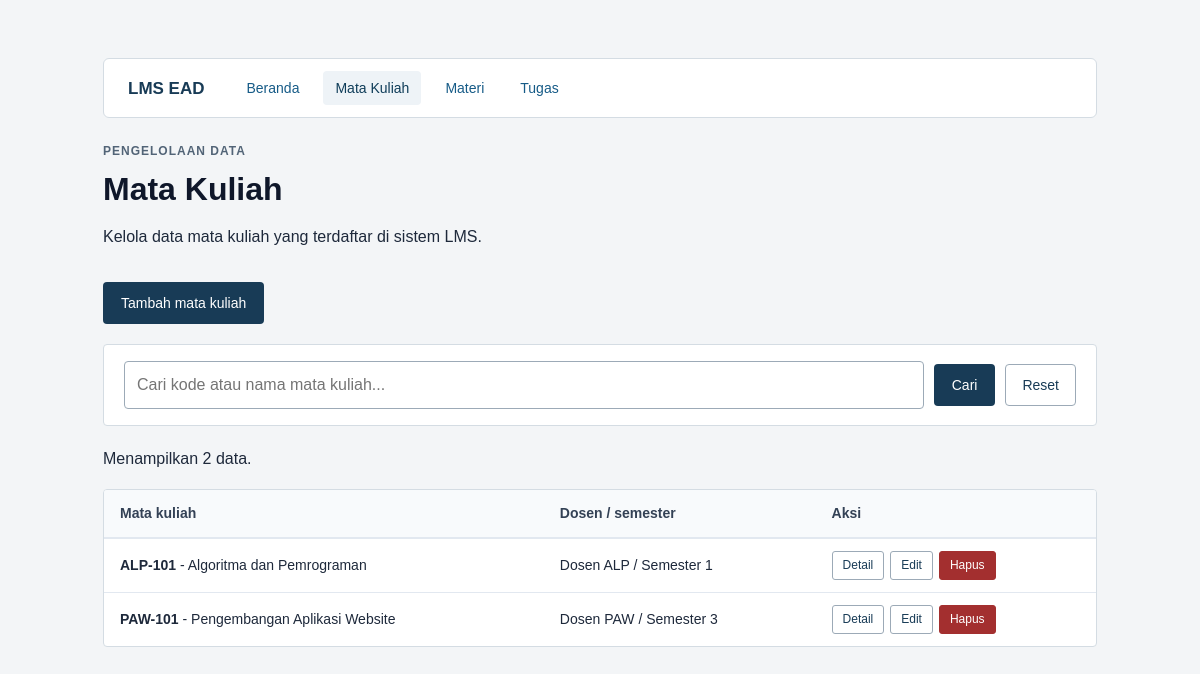
The app's page /daftar_mata_kuliah.php with its own data.
### tables this page shows
CREATE TABLE mata_kuliah (
    id INT UNSIGNED AUTO_INCREMENT PRIMARY KEY,
    kode VARCHAR(20) NOT NULL UNIQUE,
    nama VARCHAR(100) NOT NULL,
    dosen VARCHAR(100) NOT NULL,
    semester TINYINT UNSIGNED NOT NULL
);

### koneksi.php (called while the page is built, shortened)
<?php
function e($string) {
    return htmlspecialchars((string)$string, ENT_QUOTES, 'UTF-8');
}

### daftar_mata_kuliah.php (the view, shortened to what this page needs)
<?php
require 'koneksi.php';
$cari = trim($_GET['cari'] ?? '');
if ($cari !== '') {
    $stmt = $conn->prepare("SELECT * FROM mata_kuliah WHERE kode LIKE ? OR nama LIKE ? ORDER BY kode ASC");
    $param_cari = '%' . $cari . '%';
    $stmt->bind_param('ss', $param_cari, $param_cari);
    $stmt->execute();
    $hasil = $stmt->get_result();
} else {
    $stmt = $conn->prepare("SELECT * FROM mata_kuliah ORDER BY kode ASC");
    $stmt->execute();
    $hasil = $stmt->get_result();
}
$total_data = $hasil->num_rows;
?>
<!DOCTYPE html>
<html lang="id">
<head>
    <link rel="stylesheet" href="style.css">
</head>
<body>
<main>
    <?php require 'navbar.php'; ?>
    <p class="label">PENGELOLAAN DATA</p>
    <h1>Mata Kuliah</h1>
    <p>Kelola data mata kuliah yang terdaftar di sistem LMS.</p>
    <p>
        <a class="tombol" href="tambah_mata_kuliah.php">Tambah mata kuliah</a>
    </p>
    <form method="get" class="pencarian">
        <input type="text" name="cari" placeholder="Cari kode atau nama mata kuliah..." value="<?= e($cari) ?>">
        <button type="submit">Cari</button>
        <a href="daftar_mata_kuliah.php">Reset</a>
    </form>
    <p>Menampilkan <?= $total_data ?> data.</p>
    <?php if ($total_data === 0): ?>
        <div class="kosong">
            <p>Data tidak ditemukan. Coba kata kunci lain.</p>
            <p><a href="daftar_mata_kuliah.php" class="tombol tombol-outline">Reset Pencarian</a></p>
        </div>
    <?php else: ?>
        <div class="tabel-wadah">
            <table class="tabel-data">
                <thead>
                    <tr>
                        <th>Mata kuliah</th>
                        <th>Dosen / semester</th>
                        <th>Aksi</th>
                    </tr>
                </thead>
                <tbody>
                    <?php while ($mk = $hasil->fetch_assoc()): ?>
                        <tr>
                            <td>
                                <strong><?= e($mk['kode']) ?></strong> - <?= e($mk['nama']) ?>
                            </td>
                            <td>
                                <?= e($mk['dosen']) ?> / Semester <?= (int)$mk['semester'] ?>
                            </td>
                            <td>
                                <div class="aksi-grup">
                                    <a class="btn-aksi" href="detail_mata_kuliah.php?id=<?= (int)$mk['id'] ?>">Detail</a>
                                    <a class="btn-aksi" href="edit_mata_kuliah.php?id=<?= (int)$mk['id'] ?>">Edit</a>
                                    <a class="btn-aksi hapus" href="hapus_mata_kuliah.php?id=<?= (int)$mk['id'] ?>">Hapus</a>
                                </div>
                            </td>
                        </tr>
                    <?php endwhile; ?>
                </tbody>
            </table>
        </div>
    <?php endif; ?>
</main>
</body>
</html>

### style.css (style rules this page uses)
* { box-sizing: border-box; }
body { margin: 0; background: #f3f5f7; color: #1e293b; font: 16px/1.6 Arial, -apple-system, BlinkMacSystemFont, "Segoe UI", Roboto, sans-serif; }
main { max-width: 1050px; margin: 30px auto; padding: 28px; background: transparent; }
h1 { font-size: 32px; line-height: 1.2; margin: 8px 0 12px; color: #0f172a; }
.label { color: #526477; font-size: 12px; letter-spacing: 1px; margin: 0 0 6px 0; font-weight: bold; }
a { color: #165b87; text-decoration: none; }
input, select, textarea { display: block; width: 100%; max-width: 600px; padding: 10px 12px; border: 1px solid #9caab7; border-radius: 4px; font: inherit; background: white; box-sizing: border-box; }
button, .tombol { display: inline-block; padding: 10px 18px; margin-top: 16px; margin-right: 8px; background: #183b56; color: white; border: 0; border-radius: 4px; cursor: pointer; font: inherit; font-size: 14px; text-decoration: none; vertical-align: middle; }
.pencarian { display: flex; flex-wrap: wrap; gap: 10px; align-items: center; background: white; padding: 16px 20px; border: 1px solid #d4dce3; border-radius: 4px; margin: 20px 0; }
.pencarian input { flex: 1 1 240px; max-width: none; margin: 0; }
.pencarian button { margin: 0; }
.pencarian a { padding: 9px 16px; border: 1px solid #9caab7; border-radius: 4px; background: white; color: #183b56; font-size: 14px; text-decoration: none; }
.tabel-wadah { overflow-x: auto; margin-top: 18px; background: white; border: 1px solid #d4dce3; border-radius: 4px; }
.tabel-data { width: 100%; border-collapse: collapse; font-size: 14px; }
.tabel-data th { background: #f8fafc; padding: 12px 16px; text-align: left; border-bottom: 2px solid #e2e8f0; color: #334155; font-weight: 600; }
.tabel-data td { padding: 12px 16px; border-bottom: 1px solid #e2e8f0; color: #1e293b; vertical-align: middle; }
.tabel-data tr:last-child td { border-bottom: 0; }
.aksi-grup { display: flex; gap: 6px; align-items: center; }
.btn-aksi { display: inline-block; padding: 4px 10px; border-radius: 3px; font-size: 12px; font-weight: 500; text-decoration: none; border: 1px solid #9caab7; background: white; color: #183b56; }
.btn-aksi.hapus { background: #a32f2f; border-color: #a32f2f; color: white; }

### records on screen
mata_kuliah: kode "ALP-101", nama "Algoritma dan Pemrograman", dosen "Dosen ALP", semester "1"
mata_kuliah: kode "PAW-101", nama "Pengembangan Aplikasi Website", dosen "Dosen PAW", semester "3"

### other values on screen
$total_data "2"
